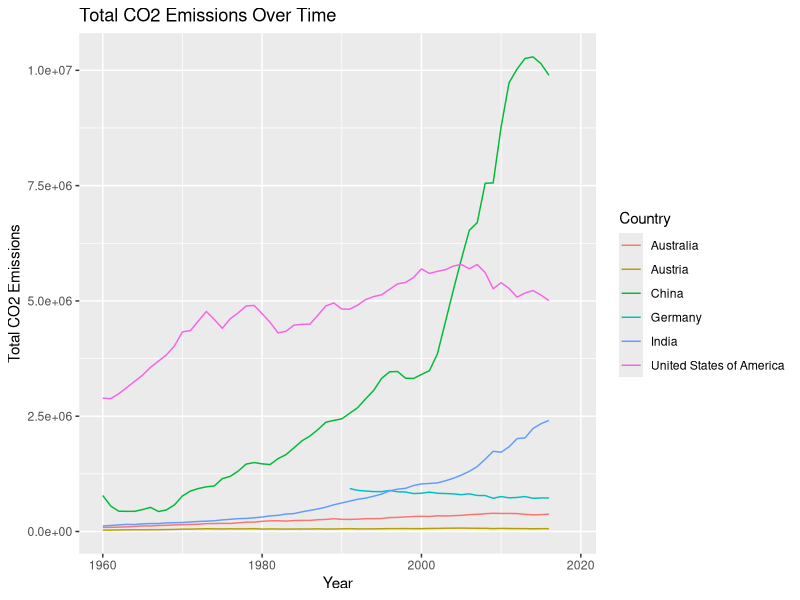
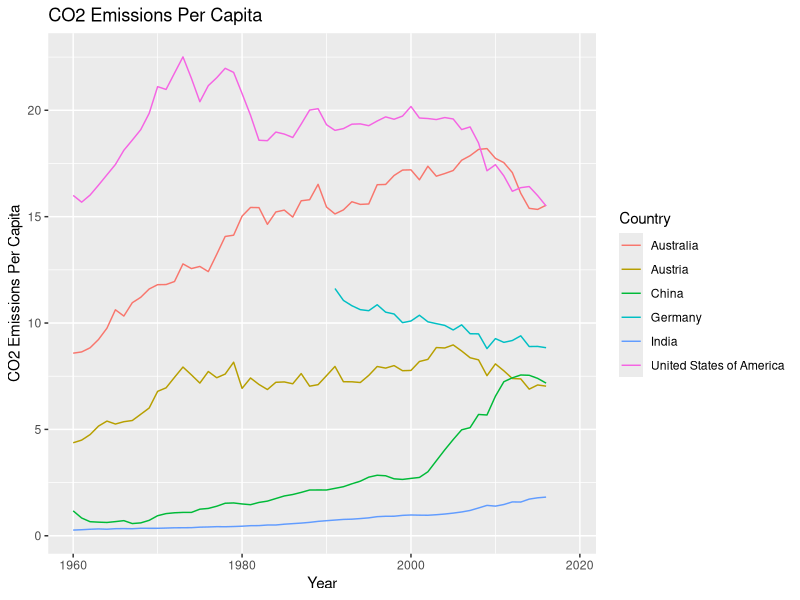
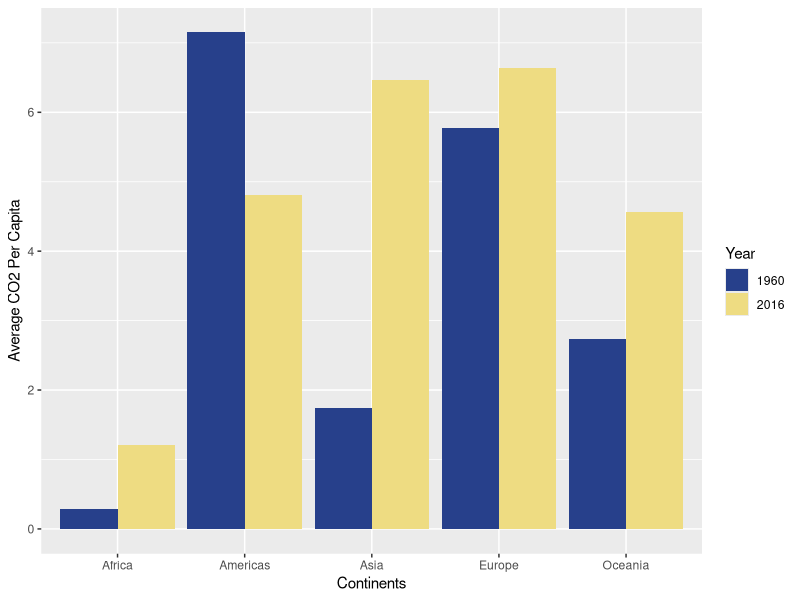
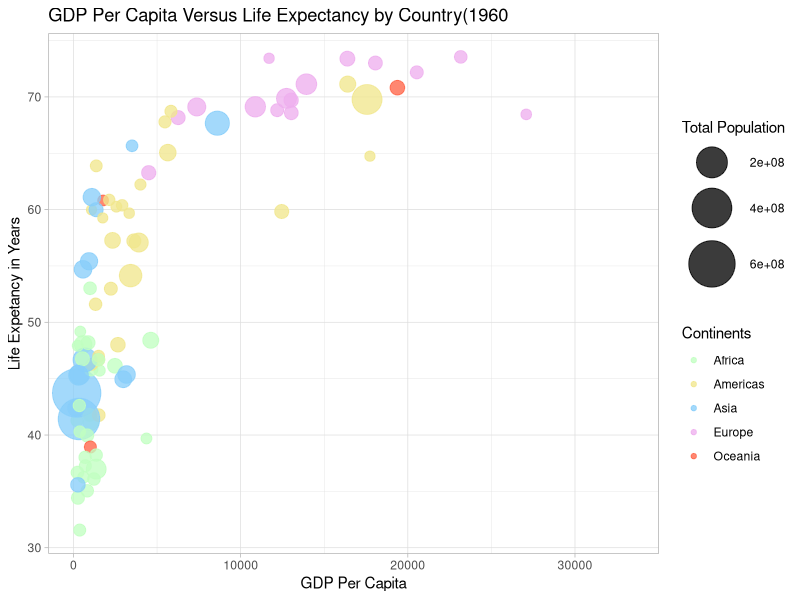
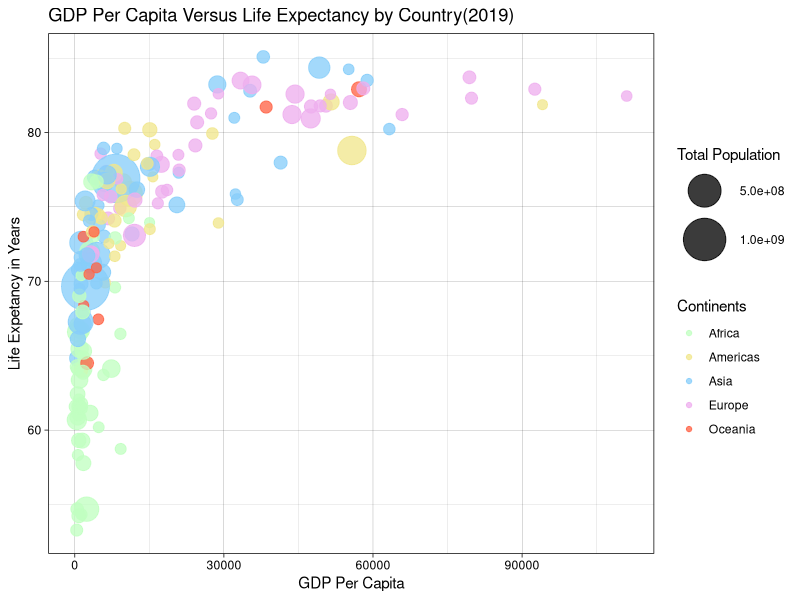
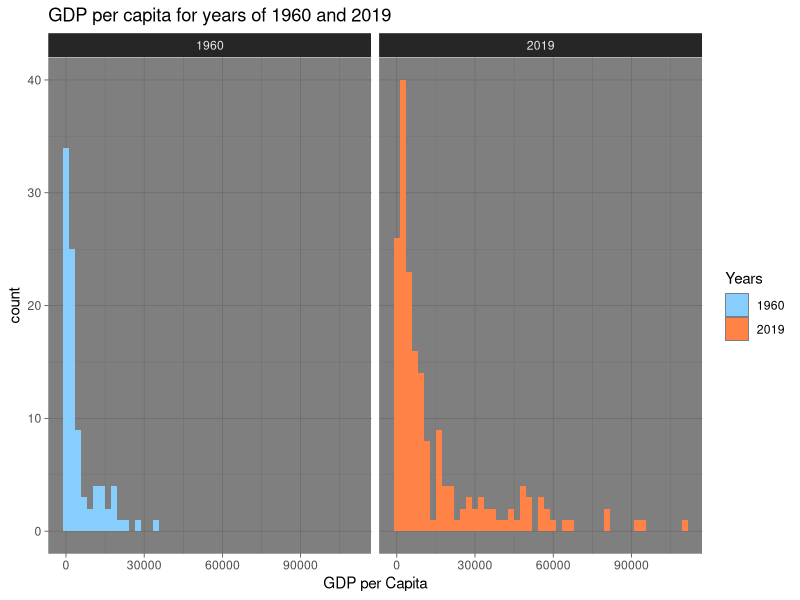

Here is the R script that generated these plots, in order:
## ---- chunk 1
library(tidyverse) 
library(dplyr)


df <- read_delim("data/gapminder.csv")
x <- nrow(df)
y <- ncol(df)

cat("It has", x, "rows, and",y, "columns")
## ---- chunk 2
df %>% 
  sample_n(10)
## ---- chunk 3
count(unique(df['iso3']))
count(unique(df['iso2']))
count(unique(df['name']))
## ---- chunk 4
df %>% 
   group_by(iso2) %>% 
   summarise(number_count = n_distinct(name)) %>%
   select(iso2,number_count) %>%
   arrange(desc(number_count)) %>%
   print()
df %>% 
   filter(is.na(name)) %>% 
   distinct(iso2)
## ---- chunk 5
df %>% 
   group_by(name) %>% 
   summarise(name_count = n_distinct(iso3)) %>%
   select(name,name_count) %>%
   arrange(desc(name_count)) %>%
   print()
df %>% 
   filter(is.na(name)) %>% 
   distinct(iso3)
## ---- chunk 6
df %>% 
  filter(!is.na(time),!is.na(time)) %>% 
  summarise(maximum_year = max(time), minimum_year = min(time))
## ---- chunk 7
df %>%
    filter(is.na(co2),is.na(co2_PC)) %>%
    group_by(time) %>% 
    summarise(years = n()) %>%
    arrange(-years) %>% 
    head(3)
## ---- chunk 8
df %>% 
    filter(name == "United States of America" | name == "China" | name == "India"
           | name == "Austria" | name == "Germany" | name == "Australia") %>%
    group_by(name, time) %>% 
    summarise(t_co2 = sum(co2)) %>% 
    ggplot(aes(x = time, y = t_co2, color = name)) +
    geom_line() +
    labs(title = "Total CO2 Emissions Over Time", x = "Year", y = "Total CO2 Emissions", color = "Country")
## ---- chunk 9
df %>% 
    filter(name == "United States of America" | name == "China" | name == "India"
           | name == "Austria" | name == "Germany" | name == "Australia") %>%
    group_by(name, time) %>% 
    summarise(t_co2pc = co2_PC) %>% 
    ggplot(aes(x = time, y = t_co2pc, color = name)) +
    geom_line() +
    labs(title = "CO2 Emissions Per Capita", x = "Year", y = "CO2 Emissions Per Capita", color = "Country")
## ---- chunk 10
df %>% 
   filter(!is.na(co2_PC)) %>%
   group_by(region) %>% 
   summarise(avg_co2_PC = mean(co2_PC)) %>% 
   print()
## ---- chunk 11
ycolors <- c("royalblue4", "lightgoldenrod2")
df %>% 
  filter(time == "1960" | time == "2016") %>% 
  filter(!is.na(co2_PC)) %>% 
  filter(!is.na(region)) %>% 
  group_by(region, time) %>% 
  summarise(avg_co2pc = mean(co2_PC)) %>% 
  ggplot(aes(x= region, y = avg_co2pc, fill = as.factor(time))) +
  geom_bar(stat = "identity", position = position_dodge(width = 0.9))+
  scale_fill_manual(values = ycolors) +
  labs(x= "Continents", y = "Average CO2 Per Capita", 
       fill = "Year")
## ---- chunk 12
#Americas
df %>% 
   filter(region == "Americas") %>% 
   filter(time == "2019") %>% 
   group_by(region) %>% 
   mutate(rank = rank(co2_PC)) %>%
   filter(rank(rank) <= 3 | rank >= n() -2) %>% 
   select(name, region, rank) %>% 
   arrange(rank)  
#Asia
df %>% 
   filter(region == "Asia") %>% 
   filter(time == "2019") %>% 
   group_by(region) %>% 
   mutate(rank = rank(co2_PC)) %>%
   filter(rank(rank) <= 3 | rank >= n() -2) %>% 
   select(name, region, rank) %>% 
   arrange(rank)  
#Europe
df %>% 
   filter(region == "Europe") %>% 
   filter(time == "2019") %>% 
   group_by(region) %>% 
   mutate(rank = rank(co2_PC)) %>%
   filter(rank(rank) <= 3 | rank >= n() -2) %>% 
   select(name, region, rank) %>% 
   arrange(rank)  
#Africa
df %>% 
   filter(region == "Africa") %>% 
   filter(time == "2019") %>% 
   group_by(region) %>% 
   mutate(rank = rank(co2_PC)) %>%
   filter(rank(rank) <= 3 | rank >= n() -2) %>% 
   select(name, region, rank) %>% 
   arrange(rank)  
#Oceania
df %>% 
   filter(region == "Oceania") %>% 
   filter(time == "2019") %>% 
   group_by(region) %>% 
   mutate(rank = rank(co2_PC)) %>%
   filter(rank(rank) <= 3 | rank >= n() -2) %>% 
   select(name, region, rank) %>% 
   arrange(rank)  
## ---- chunk 13
con_colors <- c("darkseagreen1","khaki", "lightskyblue", "plum2", "tomato1")
df %>% 
  filter(time == "1960") %>% 
  filter(!is.na(region)) %>% 
  filter(!is.na(GDP_PC)) %>% 
  ggplot(aes(x = GDP_PC, y = lifeExpectancy)) +
  geom_point(aes(size = totalPopulation, color = region), alpha = 0.77) +
  scale_size(range = c(3, 16)) +
  scale_color_manual(values = con_colors) +
  labs(title = "GDP Per Capita Versus Life Expectancy by Country(1960", 
       x = "GDP Per Capita", y = "Life Expetancy in Years", 
       size = "Total Population", color = "Continents") +
  theme_light()
  
  
## ---- chunk 14
con_colors <- c("darkseagreen1","khaki", "lightskyblue", "plum2", "tomato1")
df %>% 
  filter(time == "2019") %>% 
  filter(!is.na(region)) %>% 
  filter(!is.na(GDP_PC)) %>% 
  ggplot(aes(x = GDP_PC, y = lifeExpectancy)) +
  geom_point(aes(size = totalPopulation, color = region), alpha = 0.77) +
  scale_size(range = c(3, 16)) +
  scale_color_manual(values = con_colors) +
  labs(title = "GDP Per Capita Versus Life Expectancy by Country(2019)", 
       x = "GDP Per Capita", y = "Life Expetancy in Years", 
       size = "Total Population", color = "Continents") +
  theme_linedraw()
## ---- chunk 15
#1960
df %>% 
   filter(!is.na(lifeExpectancy)) %>% 
   filter(grepl('1960', time)) %>% 
   group_by(region) %>% 
   summarise(avg_le60 = mean(lifeExpectancy))

#2019   
df %>% 
   filter(!is.na(lifeExpectancy)) %>% 
   filter(grepl('2019', time)) %>% 
   group_by(region) %>% 
   summarise(avg_le19 = mean(lifeExpectancy))  
## ---- chunk 16
df %>% 
   filter(!is.na(lifeExpectancy)) %>%
   filter(time == "1960"| time == "2019" ) %>% 
   filter(!is.na(region)) %>% 
   group_by(region, time) %>%
   summarise(avgle = mean(lifeExpectancy)) %>%
   mutate(prev = lag(avgle), growth = avgle - prev) %>%
   filter(!is.na(growth)) %>% 
   arrange(-growth)
## ---- chunk 17
hcolors <- c("skyblue1", "sienna1")

df %>% 
  filter(time == "1960" | time == "2019") %>% 
  ggplot(aes(x = GDP_PC, fill = as.factor(time)))+
  geom_histogram(binwidth = 2300, position = position_dodge(width = 0.8)) +
  facet_wrap(~ time) +
  scale_fill_manual(values = hcolors) +
  labs(title = "GDP per capita for years of 1960 and 2019", x = "GDP per Capita", fill = "Years")+
  theme_dark()

## ---- chunk 18
df %>% 
    filter(time == "1960") %>% 
    filter(!is.na(lifeExpectancy)) %>%
    filter(!is.na(region)) %>% 
    mutate(le_rank = rank(desc(lifeExpectancy))) %>% 
    select(name, le_rank, time,region) %>% 
    filter(name == "United States of America") %>% 
    print()
    

df %>% 
    filter(time == "2019") %>% 
    filter(!is.na(lifeExpectancy)) %>%
    filter(!is.na(region)) %>% 
    mutate(le_rank = rank(desc(lifeExpectancy))) %>% 
    select(name, le_rank, time, region) %>% 
    filter(name == "United States of America") %>% 
    print()    
   
## ---- chunk 19
df %>% 
    filter(time == "1960") %>% 
    filter(!is.na(lifeExpectancy)) %>%
    filter(!is.na(region)) %>% 
    mutate(le_rank = rank(desc(lifeExpectancy)), nc = n(), r_rank = le_rank/nc) %>% 
    select(name, le_rank, time, nc, r_rank) %>% 
    filter(name == "United States of America") %>% 
    print()

df %>% 
    filter(time == "2019") %>% 
    filter(!is.na(lifeExpectancy)) %>%
    filter(!is.na(region)) %>% 
    mutate(le_rank = rank(desc(lifeExpectancy)), nc = n(), r_rank = le_rank/nc) %>% 
    select(name, le_rank, time, nc, r_rank) %>% 
    filter(name == "United States of America") %>% 
    print()
